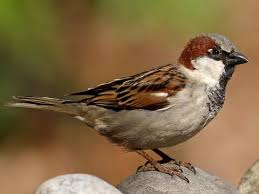
#> input picture image1.png, 259 x 194 px
$ python 'ex2-1(contrast-linear).py'
#> lines starting #> are read from the running program, lines starting #| are printed output that depends on the picture
# Exercise 1: Image Processing - Contrast Stretching and Linear Filtering
import cv2
import numpy as np
import matplotlib.pyplot as plt

# --- Step 1: Load the image ---
img = cv2.imread('image1.png', cv2.IMREAD_GRAYSCALE)  # Replace with your image file
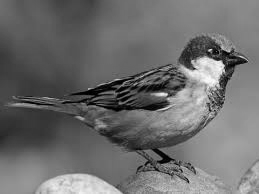
#> img: shape (194, 259); min 0, max 252, mean 108.9
if img is None:
    print("Error: Image not found.")
    exit()

# --- Step 2: Contrast Stretching ---
# Formula: new_pixel = (pixel - min) * (255 / (max - min))
min_val = np.min(img)
#> min_val = 0
max_val = np.max(img)
#> max_val = 252
contrast_stretched = ((img - min_val) * (255.0 / (max_val - min_val))).astype(np.uint8)

# --- Step 3: Linear Filtering (Smoothing) ---
# Using a simple 5x5 averaging filter
kernel = np.ones((5, 5), np.float32) / 25
filtered = cv2.filter2D(contrast_stretched, -1, kernel)
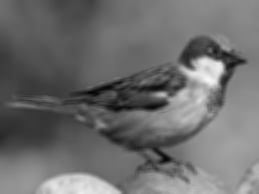
#> filtered: shape (194, 259); min 3, max 247, mean 109.7

# --- Step 4: Plot results ---
plt.figure(figsize=(12, 8))

plt.subplot(2, 3, 1)
plt.title('Original Image')
plt.imshow(img, cmap='gray')

plt.subplot(2, 3, 2)
plt.title('Contrast Stretched')
plt.imshow(contrast_stretched, cmap='gray')

plt.subplot(2, 3, 3)
plt.title('Linear Filtered')
plt.imshow(filtered, cmap='gray')

plt.subplot(2, 3, 4)
plt.title('Original Histogram')
plt.hist(img.ravel(), 256, [0, 256])

plt.subplot(2, 3, 5)
plt.title('Contrast Stretched Histogram')
plt.hist(contrast_stretched.ravel(), 256, [0, 256])

plt.subplot(2, 3, 6)
plt.title('Filtered Histogram')
plt.hist(filtered.ravel(), 256, [0, 256])

plt.tight_layout()
plt.show()
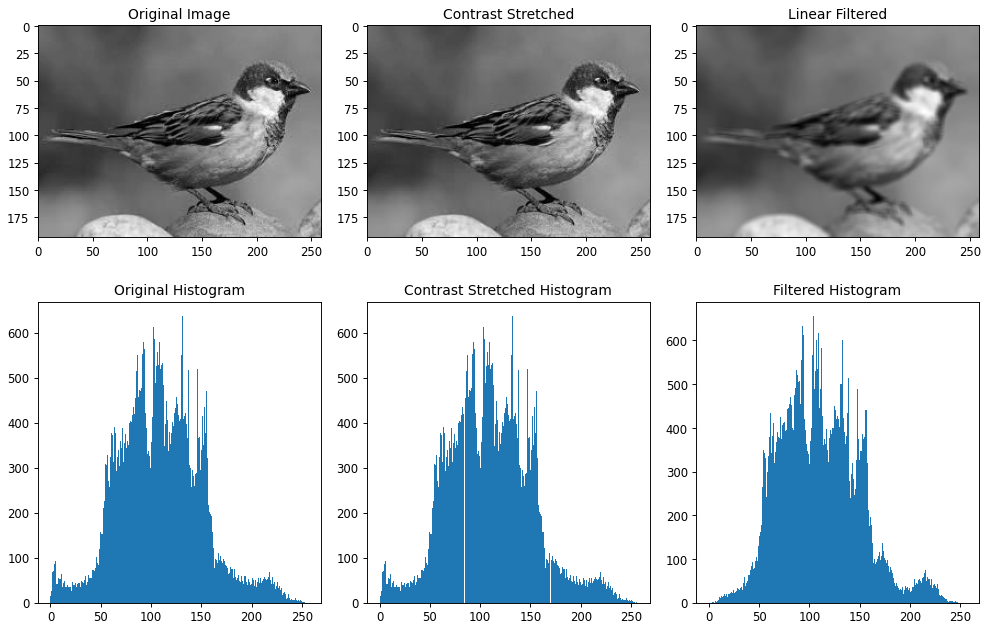
#> figure drawn by matplotlib, 6 panels; panel 4: tallest bar 637 high, from x = 131 to 132; panel 5: tallest bar 637 high, from x = 132 to 133; panel 6: tallest bar 656 high, from x = 104 to 105

$ run again, with image2.png copied over image1.png
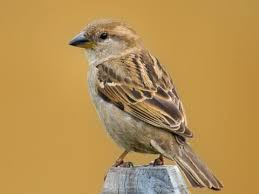
#> input picture image2.png, 259 x 194 px
#> `img = cv2.imread('image1.png', cv2.IMREAD_GRAYSCALE)`:
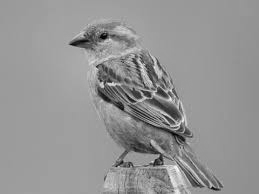
#> img: shape (194, 259); min 1, max 253, mean 148.1
#> min_val = 1
#> max_val = 253
#> `filtered = cv2.filter2D(contrast_stretched, -1, kernel)`:
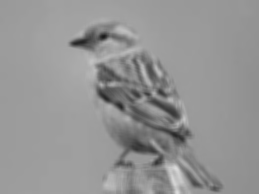
#> filtered: shape (194, 259); min 26, max 219, mean 148.1
